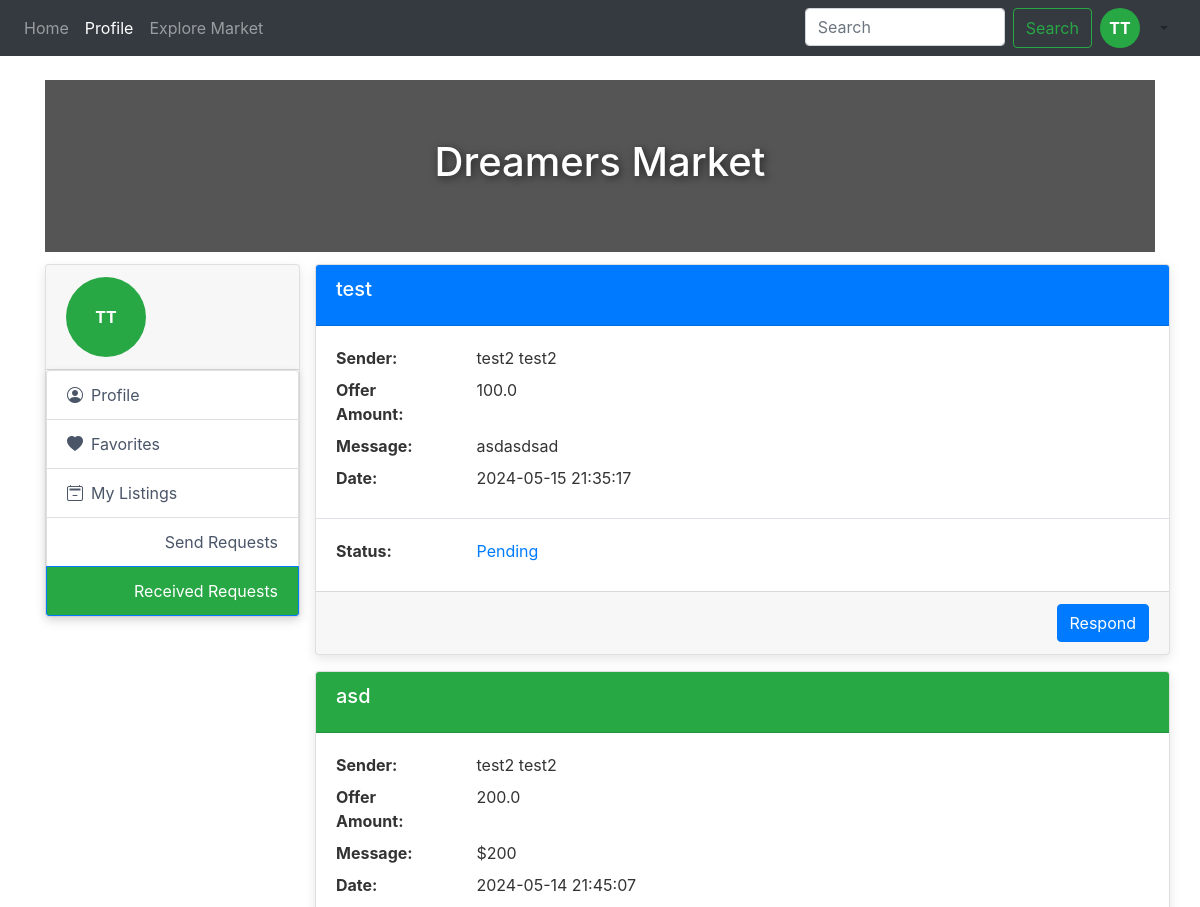
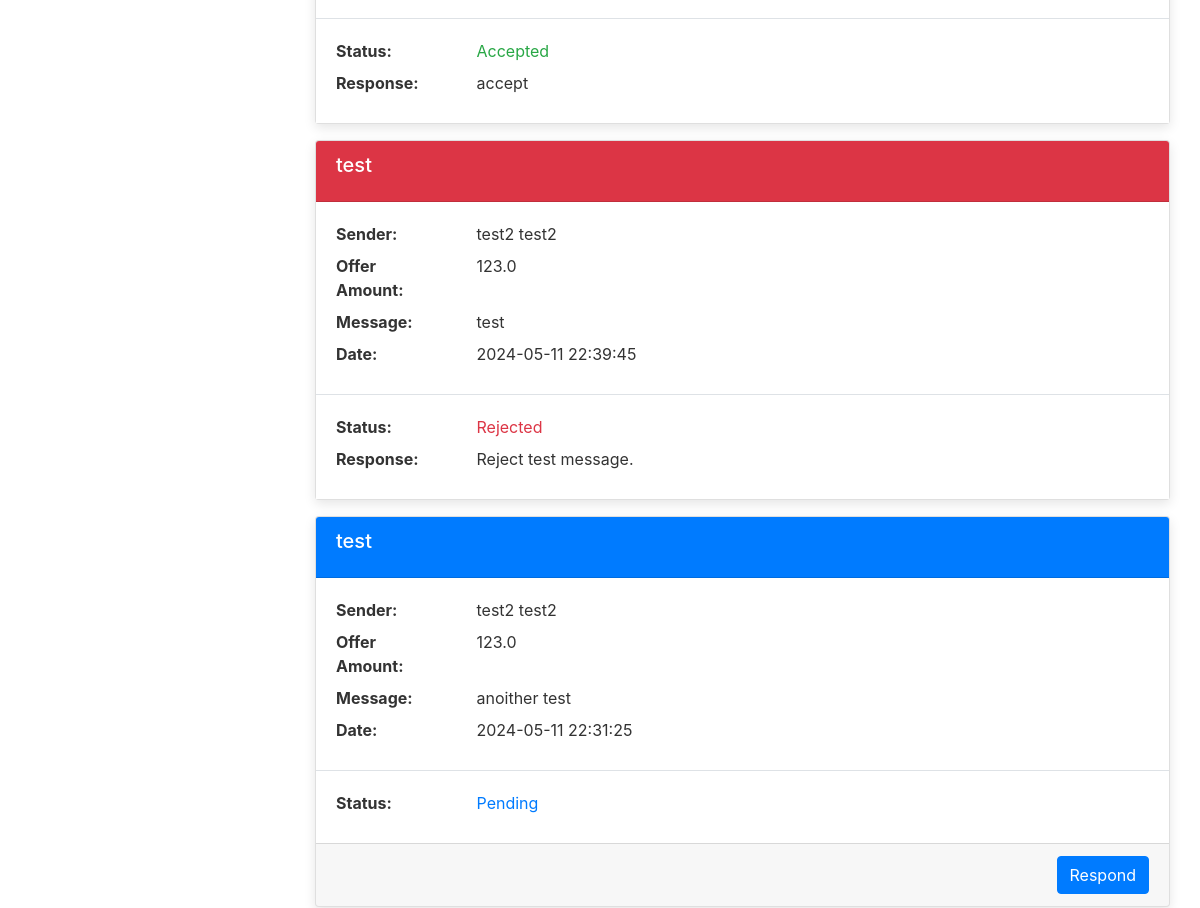
The page /me/received-requests (signed in, upper part) on the database as committed earlier (2 pictures, top to bottom).
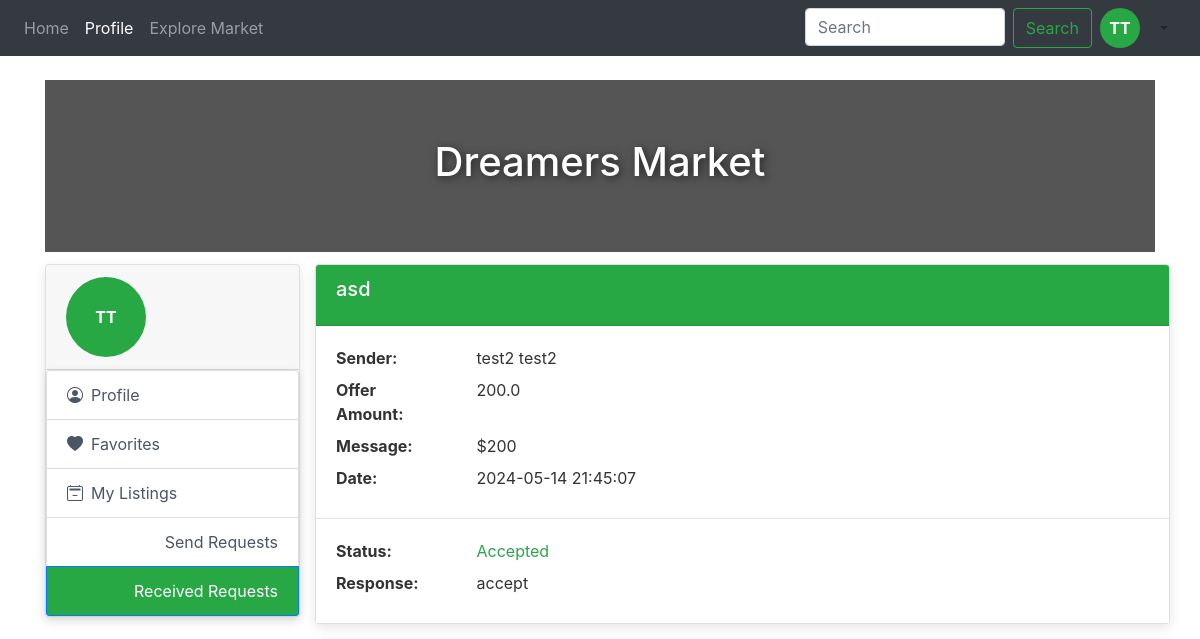
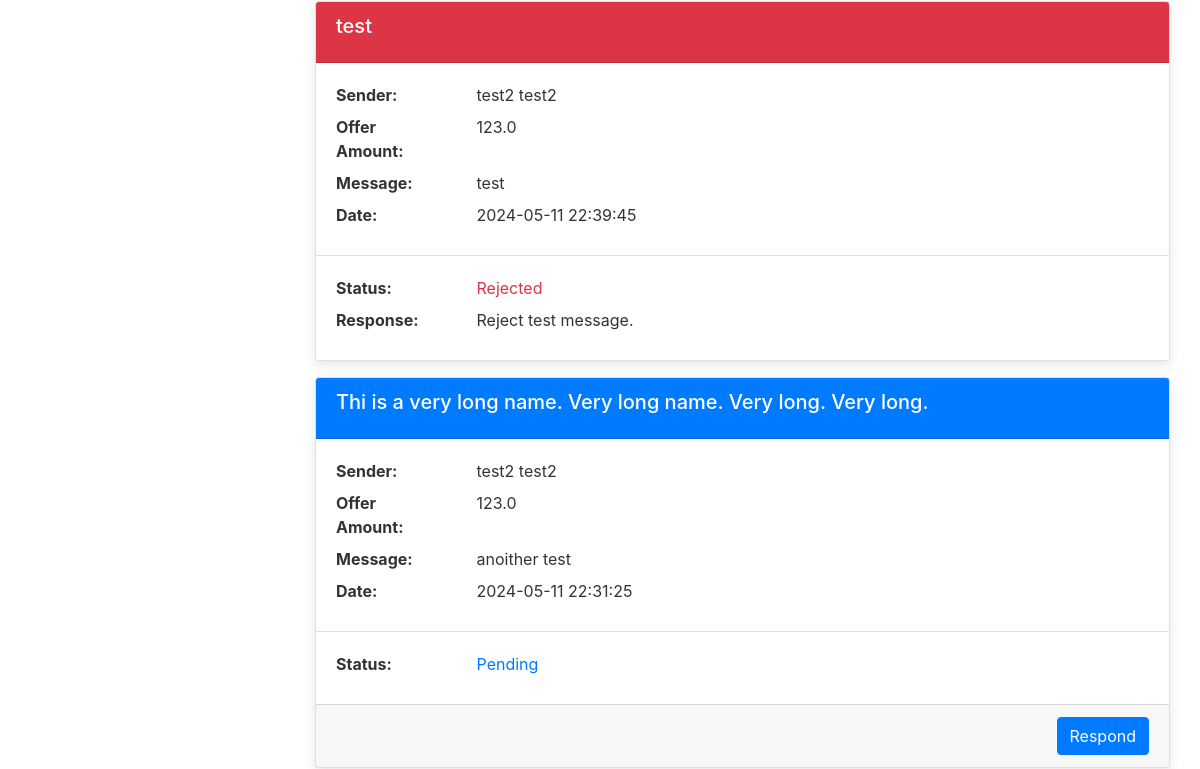
The same page on the database as committed later (2 pictures, top to bottom).
### app/models.py (models this page shows, shortened)
class ItemRequest(db.Model):
    __table_name = 'item_request'
    id = db.Column(db.Integer, primary_key=True)
    sender_id = db.Column(db.Integer, db.ForeignKey('user.id'))
    sender_message = db.Column(db.String(512))
    receiver_id = db.Column(db.Integer, db.ForeignKey('user.id'))
    receiver_message = db.Column(db.String(512))
    item_id = db.Column(db.Integer, db.ForeignKey('item.id'))
    create_time = db.Column(db.DateTime(), nullable=False, default=datetime.datetime.now)
    offer_amount = db.Column(db.Float, nullable=False, default=0.0)
    accepted = db.Column(db.Boolean)

class Item(db.Model):
    __tablename__ = 'item'
    id = db.Column(db.Integer, primary_key=True)
    user_id = db.Column(db.Integer, db.ForeignKey('user.id'))
    city_id = db.Column(db.Integer, db.ForeignKey('city.id'))
    category_id = db.Column(db.Integer, db.ForeignKey('category.id'))
    item_auction_id = db.Column(db.Integer, db.ForeignKey('item_auction.id'))
    title = db.Column(db.String(255), nullable=False)
    description = db.Column(db.Text)
    used = db.Column(db.Boolean, nullable=False, default=False)
    create_time = db.Column(db.DateTime(), nullable=False, default=datetime.datetime.now)
    price = db.Column(db.Float, nullable=False, default=0.0)
    delete_time = db.Column(db.DateTime(), nullable=True)
    sold_time = db.Column(db.DateTime(), nullable=True)
    photos = db.relationship('Photo', backref='item')
    comments = db.relationship('Comment', backref='item', lazy="dynamic")
    item_auction = db.relationship('ItemAuction', backref='item', uselist=False)
    saved_users = db.relationship('UserItemSaved', backref='item', lazy="dynamic")
    item_requests = db.relationship('ItemRequest', backref='item', lazy="dynamic")
    city = db.relationship('City', backref='items', uselist=False)
    thumb_photo_url=None
    posted_date=None
    saved_by_user=False

class User(UserMixin, db.Model):
    __tablename__ = 'user'
    id = db.Column(db.Integer, primary_key=True)
    email = db.Column(db.String(255), unique=True, nullable=False)
    first_name = db.Column(db.String(100), nullable=False)
    last_name = db.Column(db.String(100), nullable=False)
    password = db.Column(db.String(255), nullable=False)
    phone_number = db.Column(db.String(20))
    join_date = db.Column(db.DateTime(), nullable=False, default=datetime.datetime.now)
    last_login = db.Column(db.DateTime(), nullable=False, default=datetime.datetime.now)
    saved_items = db.relationship("UserItemSaved", backref="user", lazy="dynamic")
    sender_item_requests = db.relationship('ItemRequest', backref='sender', lazy="dynamic", foreign_keys="ItemRequest.sender_id")
    receiver_item_requests = db.relationship('ItemRequest', backref='receiver', lazy="dynamic", foreign_keys="ItemRequest.receiver_id")
    comments = db.relationship('Comment', backref='user', lazy="dynamic")
    items = db.relationship('Item', backref='user', lazy="dynamic")
    address = db.relationship('Address', backref='user', uselist=False)
    bids = db.relationship('Bid', backref='user', lazy="dynamic")

### app/me/routes.py (the view)
@me_blueprint.route('/received-requests', methods=['GET'])
def received_requests():
    filter = BaseFilteringParameters()
    filter.from_request(request)
    received_requests = ItemRequest.query\
        .filter_by(receiver_id=current_user.id)\
        .order_by(ItemRequest.create_time.desc())\
        .paginate(page=filter.page, per_page=filter.per_page)
    return render_template('me/received-requests.html', received_requests=received_requests, filter=filter)

### app/__init__.py (called while the page is built)
def regex_search(value, pattern):
    return re.search(pattern, value) is not None

### app/auth/__init__.py (called while the page is built)
@login_manager.user_loader
def load_user(user_id):
    from ..models import User
    return User.query.get(int(user_id))

### app/me/routes.py (called while the page is built)
@me_blueprint.before_request
@login_required
def before_request():
    return

### app/shared/base_filtering_parameters.py (called while the page is built)
    def from_request(self, request) -> None:
        super().from_request(request)
        self.search_text = request.args.get('search_text', None)

    def filter_to_url_for_string(self) -> str:
        return f"search_text={self.search_text}" if self.search_text else ""

### app/shared/base_pagination_parameters.py (called while the page is built)
    def from_request(self, request) -> None:
        try:
            self.page = int(request.args.get('page', 1))
            self.per_page = max(min(int(request.args.get('per_page', 9)), 20), 1)
        except:
            return

### app/templates/me/received-requests.html (shortened to what this page needs)
{% extends 'me/me-base.html' %}
{% set active_page = "me/received-requests" %}
{% import 'macros/pagination.html' as pagination %}
{% import 'me/macros/received-request.html' as macro_received_request %}
{% block right_content %}
    <div class="gap-3 row">
        {% for request in received_requests %}
            <div class="card received-request-card p-0" data-item-request-id="{{ request.id }}">
                <div class="card-header {{ "bg-primary" if request.accepted is none else "bg-success" if request.accepted else "bg-danger"}}">
                    <a class="link-underline link-underline-opacity-0" href="{{ url_for('item.item', item_id=request.item.id) }}">
                        <h5 class="card-title text-white">{{ request.item.title }}</h5>
                    </a>
                </div>
                <div class="card-body border-bottom">
                    <dl class="row mb-0">
                        <dt class="col-2 mb-2">
                            Sender:
                        </dt>
                        <dd class="col-10">
                            {{ request.sender.first_name + " " + request.sender.last_name }}
                        </dd>
                        <dt class="col-2 mb-2">
                            Offer Amount:
                        </dt>
                        <dd class="col-10">
                            {{ request.offer_amount }}
                        </dd>
                        <dt class="col-2 mb-2">
                            Message:
                        </dt>
                        <dd class="col-10">
                            {{ request.sender_message }}
                        </dd>
                        <dt class="col-2 mb-2">
                            Date:
                        </dt>
                        <dd class="col-10">
                            {{ request.create_time.strftime("%Y-%m-%d %H:%M:%S") }}
                        </dd>
                    </dl>
                </div>
                <div class="card-body">
                    <dl class="row mb-0">
                        <dt class="col-2 mb-2">
                            Status:
                        </dt>
                        <dd class="col-10">
                            <span class="{{ "text-primary" if request.accepted is none else "text-success" if request.accepted else "text-danger"}}">
                                {{ "Pending" if request.accepted is none else "Accepted" if request.accepted else "Rejected"}}
                            </span>
                        </dd>
                        {% if request.accepted is not none %}
                            <dt class="col-2 mb-2">
                                Response:
                            </dt>
                            <dd class="col-10">
                                {{ request.receiver_message }}
                            </dd>
                        {% endif %}
                    </dl>
                </div>
                {% if request.accepted is none %}
                    <div class="card-footer text-end">
                        {{ macro_received_request.render_received_request_button(request, False) }}
                    </div>
                {% endif %}
            </div>
        {% endfor %}
    </div>
{% endblock %}

### app/templates/me/macros/received-request.html (shortened to what this page needs)
{% macro render_received_request_button(item_request, disable_button) %}
<button id="btnOpenReceivedRequestModal" type="button" class="btn btn-primary btn-received-request" {{ 'disabled' if disable_button }} data-item-request-id="{{ item_request.id }}" data-item="{{ item_request.item.id }}" data-bs-toggle="modal" data-bs-target="#receivedRequestModal">
    <span>Respond</span>
</button>
{% endmacro %}

Rows that differ between the two databases and show on the page:
removed ItemRequest: item "test", sender "test2 test2", offer_amount "100.0", sender_message "asdasdsad", create_time "2024-05-15 21:35:17", accepted "Pending"
changed through a linked row, ItemRequest "anoither test": item "test" → "Thi is a very long name. Very long name. Very long. Very long."
